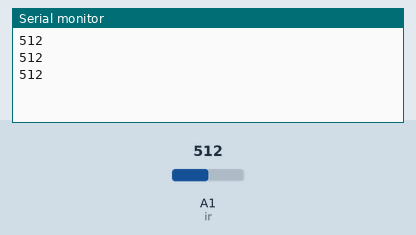
Simulated run of this sketch. Board: Arduino Uno, built with avr-gcc and run on an emulated ATmega328P. On the bench: the last lines printed to the serial monitor. Inputs (shaded band) come from the test bench; at power-on: A1 (ir) = 512.

Above: at 1.3 s.
1.4 s: A1 (ir) set to 716
At 1.9 s:
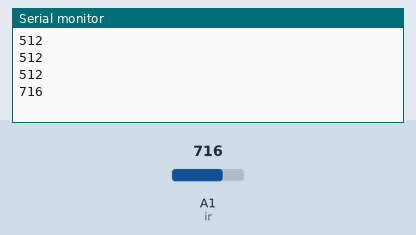
2.9 s: A1 (ir) set to 900
At 3.4 s:
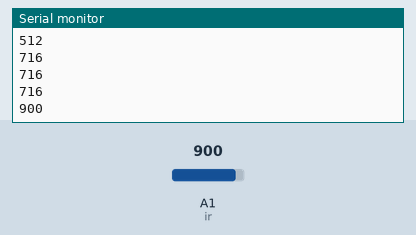
Timing chart, 0 to 5.9 s (numbered marks = the images above; inputs shaded):
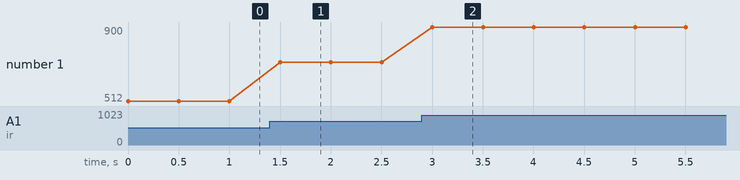

The sketch:

Task-1.1.1.ino
```cpp
/*
Author: Sanjana Vani V
Date: 04-02-2026
Board: Arduino Uno R3
Description: Tests reading of IR Sensor
*/

int ir = A1;
int reading = 0;

void setup()
{
  pinMode(ir, INPUT);
  Serial.begin(9600);
}

void loop()
{
  reading = analogRead(ir);
  Serial.println(reading);
  delay(500);
}

/*
IR Sensor Connections:
VCC - 5V
GND - Ground
O/P - Analog pin A1
*/
```

Measured:
- after the input at 1.4 s, the serial monitor: prints a new line after 0.10 s (image 1)
- after the input at 2.9 s, the serial monitor: prints a new line after 0.10 s (image 2)
- plotted number 1: 512 → 716 after the input at 1.4 s, 716 → 900 after the input at 2.9 s
